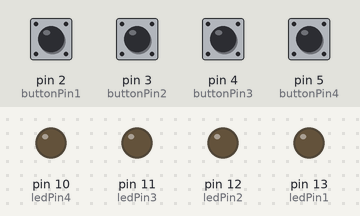
This sketch was run on a simulated Arduino Uno, built with avr-gcc and run on an emulated ATmega328P. Parts: output pins drawn as LEDs (lit = HIGH). The test bench sets the inputs (shaded band); at power-on: pin 2 (buttonPin1), pin 3 (buttonPin2), pin 4 (buttonPin3), pin 5 (buttonPin4) LOW.

Above: at 1.2 s.
1.3 s: pin 2 (buttonPin1) pulled HIGH for 0.15 s
At 2.3 s:
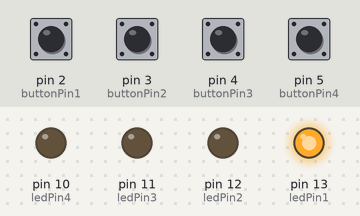
2.9 s: pin 3 (buttonPin2) pulled HIGH for 0.15 s
At 4.1 s:
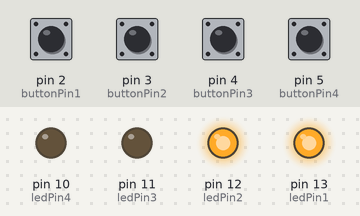
4.5 s: pin 4 (buttonPin3) pulled HIGH for 0.15 s
At 5.0 s:
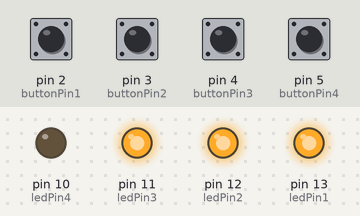
6.1 s: pin 5 (buttonPin4) pulled HIGH for 0.15 s
At 7.2 s:
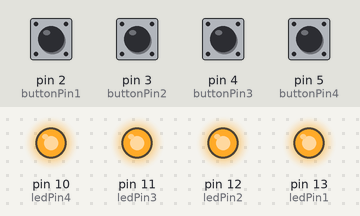
7.7 s: pin 2 (buttonPin1) pulled HIGH for 1 s
At 9.0 s:
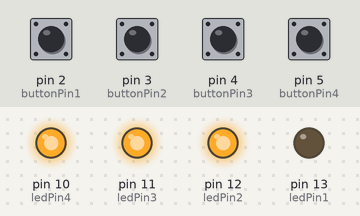
10.2 s: pin 3 (buttonPin2) pulled HIGH for 1 s
At 10.9 s:
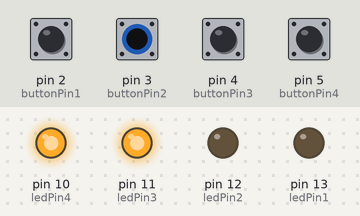
Timing chart, 0 to 13.2 s (numbered marks = the images above; inputs shaded):
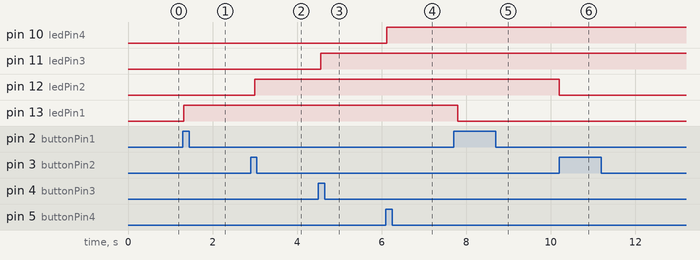

Measured:
- after the input at 1.3 s, pin 13 (ledPin1): LOW → HIGH at once
- after the input at 2.9 s, pin 12 (ledPin2): LOW → HIGH after 0.10 s
- after the input at 4.5 s, pin 11 (ledPin3): LOW → HIGH after 0.06 s
- after the input at 6.1 s, pin 10 (ledPin4): LOW → HIGH at once
- after the input at 7.7 s, pin 13 (ledPin1): HIGH → LOW after 0.10 s
- after the input at 10.2 s, pin 12 (ledPin2): HIGH → LOW at once

The sketch:

control_board.ino
```cpp
// constants won't change. They're used here to set pin numbers:
const int buttonPin1 = 2;  // the number of the pushbutton pin
const int buttonPin2 = 3;  // the number of the pushbutton pin
const int buttonPin3 = 4;  // the number of the pushbutton pin
const int buttonPin4 = 5;  // the number of the pushbutton pin

const int ledPin1 = 13;    // the number of the LED pin
const int ledPin2 = 12;    // the number of the LED pin
const int ledPin3 = 11;    // the number of the LED pin
const int ledPin4 = 10;    // the number of the LED pin

// variables will change:
int buttonState1 = 0;  // variable for reading the pushbutton status
int buttonState2 = 0;  // variable for reading the pushbutton status
int buttonState3 = 0;  // variable for reading the pushbutton status
int buttonState4 = 0;  // variable for reading the pushbutton status

int buttonRead1 = 0;  // variable for reading the pushbutton status
int buttonRead2 = 0;  // variable for reading the pushbutton status
int buttonRead3 = 0;  // variable for reading the pushbutton status
int buttonRead4 = 0;  // variable for reading the pushbutton status

int oldRead1 = 1;  // variable for reading the pushbutton status
int oldRead2 = 1;  // variable for reading the pushbutton status
int oldRead3 = 1;  // variable for reading the pushbutton status
int oldRead4 = 1;  // variable for reading the pushbutton status

unsigned long time = 0;           // the last time the output pin was toggled
unsigned long debounce = 200UL;   // the debounce time, increase if the output flickers

void setup() {
  // initialize the LED pin as an output:
  Serial.begin(9600);
  pinMode(ledPin1, OUTPUT);
  pinMode(ledPin2, OUTPUT);
  pinMode(ledPin3, OUTPUT);
  pinMode(ledPin4, OUTPUT);

  // initialize the pushbutton pin as an input:
  pinMode(buttonPin1, INPUT);
  pinMode(buttonPin2, INPUT);
  pinMode(buttonPin3, INPUT);
  pinMode(buttonPin4, INPUT);

}

void loop() {
  // read the state of the pushbutton value:
  buttonRead1 = digitalRead(buttonPin1);
  buttonRead2 = digitalRead(buttonPin2);
  buttonRead3 = digitalRead(buttonPin3);
  buttonRead4 = digitalRead(buttonPin4);

  if((buttonRead1 == 1) && (oldRead1 == 0) && millis() - time > debounce){
    if(buttonState1 == 1){
      buttonState1 = 0;
    }
    else {
      buttonState1 = 1;
      }
    time = millis();

  }

  if((buttonRead2 == 1) && (oldRead2 == 0) && millis() - time > debounce){
    if(buttonState2 == 1){
      buttonState2 = 0;
    }
    else {
      buttonState2 = 1;
      }
    time = millis();

  }

  if((buttonRead3 == 1) && (oldRead3 == 0) && millis() - time > debounce){
    if(buttonState3 == 1){
      buttonState3 = 0;
    }
    else {
      buttonState3 = 1;
      }
    time = millis();

  }

  if((buttonRead4 == 1) && (oldRead4 == 0) && millis() - time > debounce){
    if(buttonState4 == 1){
      buttonState4 = 0;
    }
    else {
      buttonState4 = 1;
      }
    time = millis();

  }
  digitalWrite(ledPin1, buttonState1);
  digitalWrite(ledPin2, buttonState2);
  digitalWrite(ledPin3, buttonState3);
  digitalWrite(ledPin4, buttonState4);

  oldRead1 = buttonRead1;
  oldRead2 = buttonRead2;
  oldRead3 = buttonRead3;
  oldRead4 = buttonRead4;
  delay(120);
}
```
